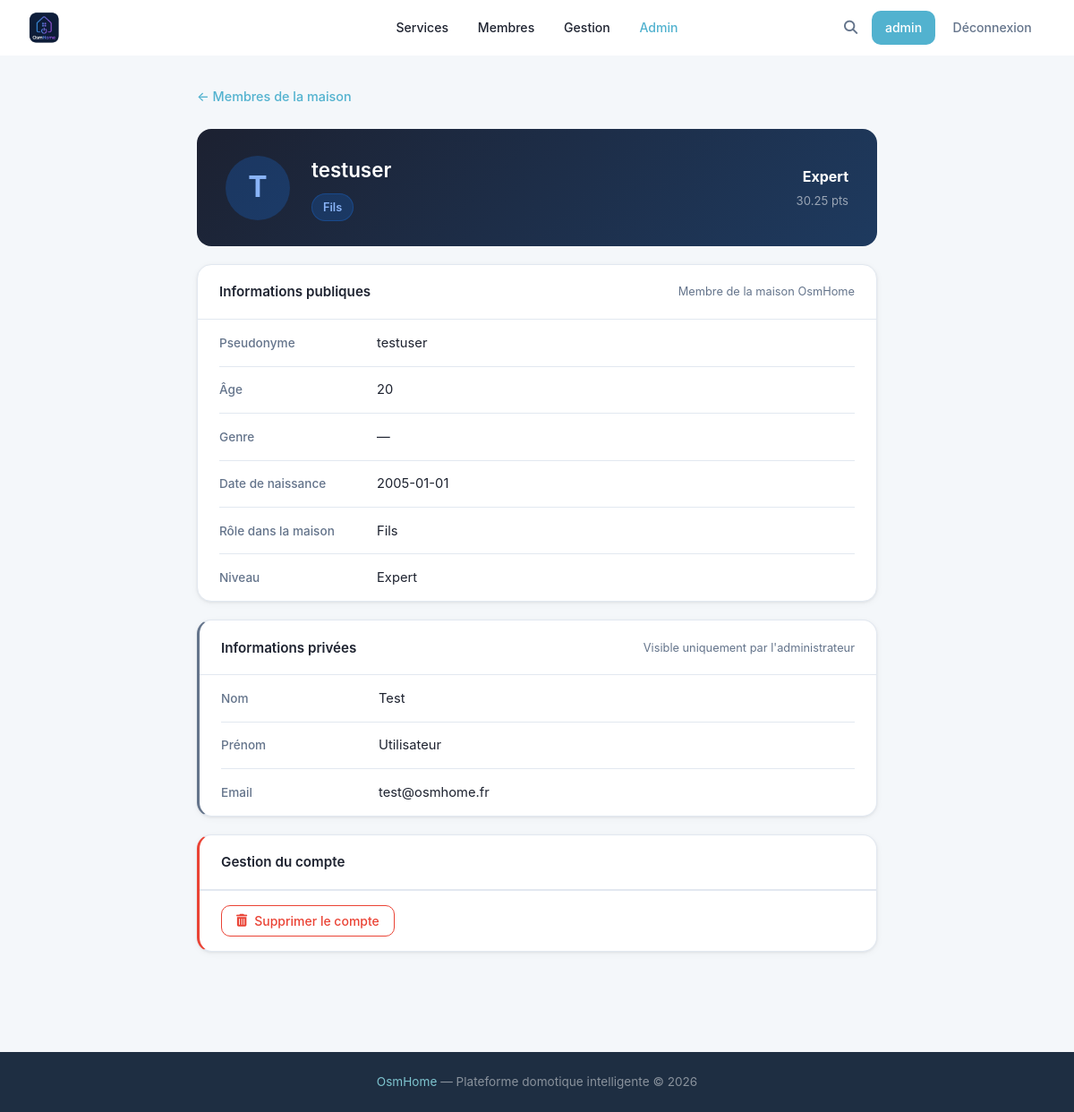
Page /member/testuser (signed in) on the earlier database version.
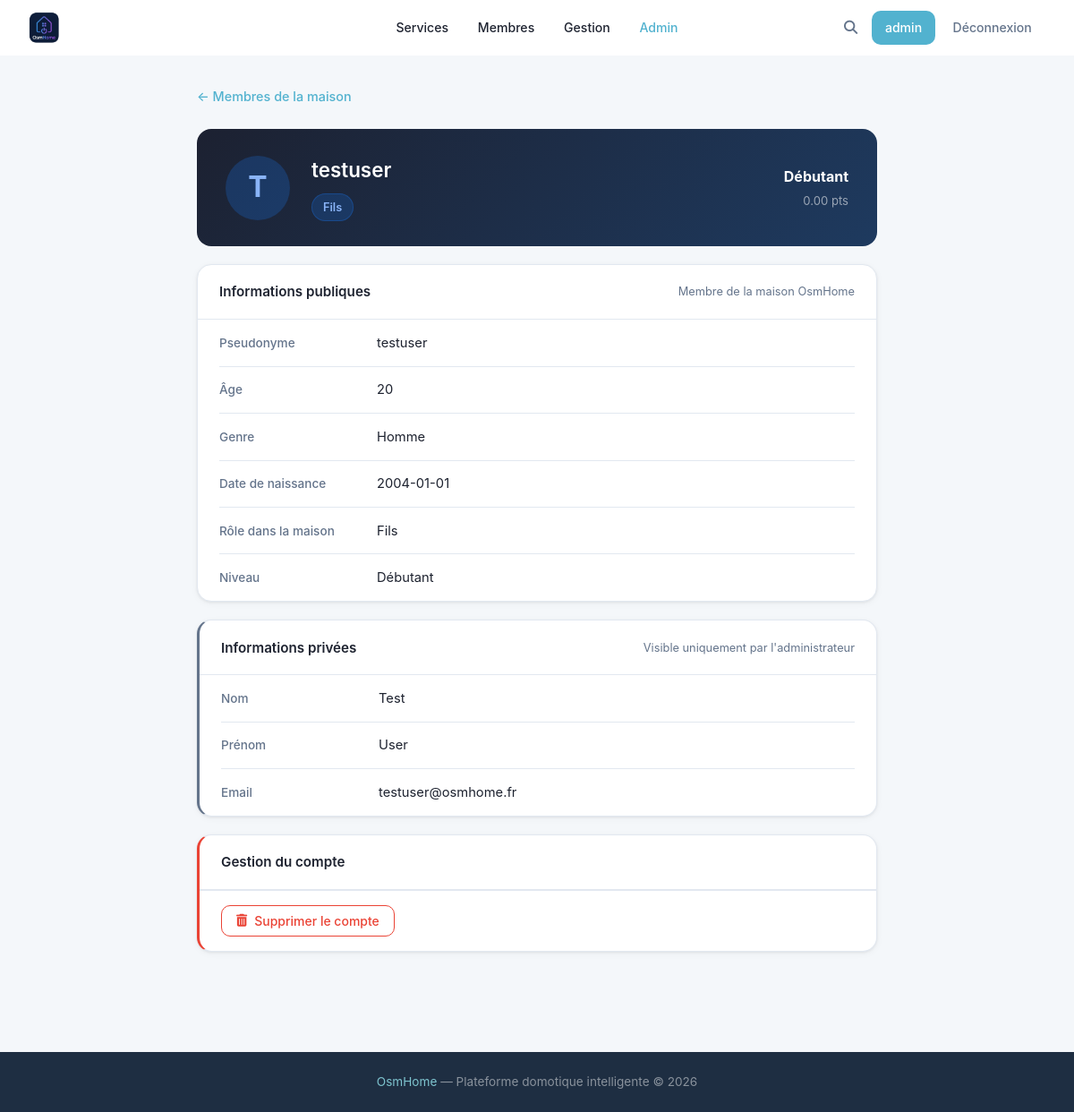
Same page on the later database version.
### tables this page shows
CREATE TABLE users (
            id INTEGER PRIMARY KEY AUTOINCREMENT,
            username TEXT UNIQUE NOT NULL,
            password TEXT NOT NULL,
            lastname TEXT,
            firstname TEXT,
            age INTEGER,
            gender TEXT,
            birthdate TEXT,
            member_type TEXT,
            photo TEXT,
            level TEXT DEFAULT 'debutant',
            points REAL DEFAULT 0,
            email TEXT,
            email_verified INTEGER DEFAULT 0,
            role TEXT DEFAULT 'simple'
        , actions INTEGER DEFAULT 0, verification_token TEXT);

### main.py (the view)
@app.route('/member/<username>')
def profil_public(username):
    if 'username' not in flask.session:
        return flask.redirect('/login')
    member = utils.getUser(username)
    if not member:
        flask.abort(404)
    viewer = flask.session.get('username')
    is_owner = (viewer == username)
    is_admin = utils.getUser(viewer)['role'] == 'admin' if viewer else False
    return flask.render_template(
        'public_profile.html',
        user=viewer,
        member=member,
        is_owner=is_owner,
        is_admin=is_admin
    )

### main.py (called while the page is built)
@app.template_filter('level_label')
def level_label_filter(key: str) -> str:
    return _LEVEL_LABELS.get(key, key.capitalize())

@app.context_processor
def inject_types():
    try:
        types = utils.getTypes()
    except Exception:
        types = []
    is_admin = False
    user_level = None
    if flask.session.get('username'):
        u = utils.getUser(flask.session['username'])
        is_admin = bool(u and u['role'] == 'admin')
        user_level = u['level'] if u else None
    return {'types': types, 'is_admin': is_admin, 'user_level': user_level}

### utils.py (called while the page is built)
def openDB() -> sqlite3.Connection:
    if 'db' not in flask.g:
        flask.g.db = sqlite3.connect(BASE)
        flask.g.db.row_factory = sqlite3.Row
    return flask.g.db

def closeDB(_ = None):
    db = flask.g.pop("db", None)
    if db is not None:
        db.close()

def getUser(username: str):
    db = openDB()
    return db.execute(
        'SELECT * FROM users WHERE username = ?',
        (username,)
    ).fetchone()

def getTypes() -> list:
    db = openDB()
    rows = db.execute('SELECT DISTINCT type FROM devices ORDER BY type').fetchall()
    return [row['type'] for row in rows]

### templates/public_profile.html (shortened to what the changed rows need)
{% extends 'base.html' %}
{% block extra_css %}<link rel="stylesheet" href="{{ url_for('static', filename='css/profile.css') }}">{% endblock %}
{% block content %}
<div class="profile-page">
    <div class="profile-layout-main">
        <div class="profile-id-card">
            <div class="profile-avatar-lg">
                {% if member['photo'] %}
                <img src="{{ url_for('static', filename='uploads/photos/' + member['photo']) }}" alt="Photo de profil" class="profile-avatar-img">
                {% else %}
                {{ member['username'][0] | upper }}
                {% endif %}
            </div>
            <div class="profile-id-info">
                <h2 class="profile-username">{{ member['username'] }}</h2>
                <span class="profile-role-badge">{{ member['member_type'] or '—' }}</span>
            </div>
            <div class="profile-level-badge">
                <span class="level-label">{{ member['level'] | level_label }}</span>
                <span class="level-pts">{{ "%.2f"|format(member['points'] or 0) }} pts</span>
            </div>
        </div>
        <div class="profile-section">
            <div class="profile-fields profile-fields--readonly">
                <div class="profile-field">
                    <span class="profile-field-label">Pseudonyme</span>
                    <span class="profile-field-value">{{ member['username'] }}</span>
                </div>
                <div class="profile-field">
                    <span class="profile-field-label">Âge</span>
                    <span class="profile-field-value">{{ member['age'] or '—' }}</span>
                </div>
                <div class="profile-field">
                    <span class="profile-field-label">Genre</span>
                    <span class="profile-field-value">
                        {%- if member['gender'] == 'male' %}Homme
                        {%- elif member['gender'] == 'female' %}Femme
                        {%- elif member['gender'] == 'other' %}Autre
                        {%- else %}—{% endif %}
                    </span>
                </div>
                <div class="profile-field">
                    <span class="profile-field-label">Date de naissance</span>
                    <span class="profile-field-value">{{ member['birthdate'] or '—' }}</span>
                </div>
                <div class="profile-field">
                    <span class="profile-field-label">Rôle dans la maison</span>
                    <span class="profile-field-value">{{ member['member_type'] | capitalize or '—' }}</span>
                </div>
                <div class="profile-field">
                    <span class="profile-field-label">Niveau</span>
                    <span class="profile-field-value">{{ member['level'] | level_label }}</span>
                </div>
            </div>
        </div>
    {% if is_admin %}
        <div class="profile-section profile-section--private">
            <div class="profile-section-header">
                <h3>Informations privées</h3>
                <span class="profile-section-hint">Visible uniquement par l'administrateur</span>
            </div>
            <div class="profile-fields profile-fields--readonly">
                <div class="profile-field">
                    <span class="profile-field-label">Nom</span>
                    <span class="profile-field-value">{{ member['lastname'] or '—' }}</span>
                </div>
                <div class="profile-field">
                    <span class="profile-field-label">Prénom</span>
                    <span class="profile-field-value">{{ member['firstname'] or '—' }}</span>
                </div>
                <div class="profile-field">
                    <span class="profile-field-label">Email</span>
                    <span class="profile-field-value">{{ member['email'] or '—' }}</span>
                </div>
            </div>
        </div>
    {% endif %}
    </div>
</div>
{% endblock %}

Differences in the rows shown:
removed users: username "T", username "testuser", member_type "Fils", level|level_label "Expert", points "30.25", age "20", birthdate "2005-01-01", lastname "Test", firstname "Utilisateur", email "test@osmhome.fr"
added users: username "T", username "testuser", member_type "Fils", level|level_label "Débutant", points "0.00", age "20", birthdate "2004-01-01", lastname "Test", firstname "User", email "testuser@osmhome.fr"
Other differences:
text now shown: "Homme"
